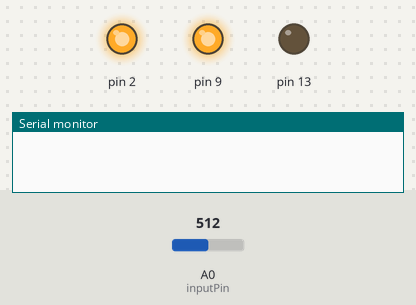
Simulated run of this sketch. Board: Arduino Uno, built with avr-gcc and run on an emulated ATmega328P. Shown: output pins drawn as LEDs (lit = HIGH), the last lines printed to the serial monitor. The inputs (shaded band) are chosen by the test bench; at power-on: A0 (inputPin) = 512.

Above: at 0.1 s.
At 1.1 s:
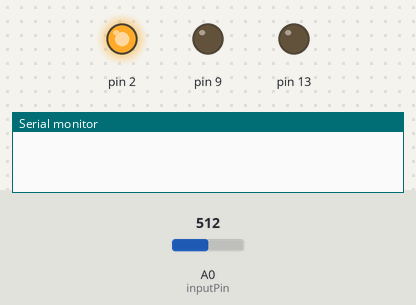
At 6.8 s:
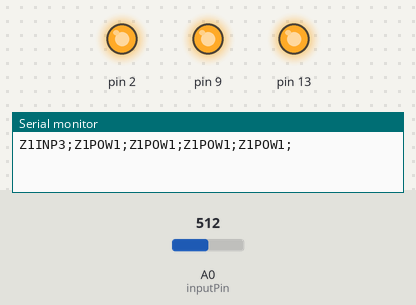
Timing chart, 0 to 8.3 s (numbered marks = the images above):
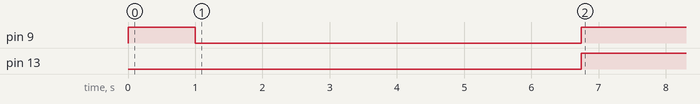

The sketch:

master.ino
```cpp
const int numReadings = 150;

long readings[numReadings];      // the readings from the analog input
long readIndex = 0;              // the index of the current reading
long total = 0;                  // the running total
long average = 0;                // the average
boolean music_playing = 0;
int inputPin = A0;
int threshold = 250;

void setup()

{
  Serial.begin(115200);
  pinMode(13,OUTPUT);
  pinMode(2,OUTPUT);
  pinMode(9,OUTPUT);
  digitalWrite(13,LOW);
  digitalWrite(2,HIGH);
  digitalWrite(9,HIGH);
  delay(1000);
  digitalWrite(9,LOW);
  // initialize all the readings to 0:
  for (int thisReading = 0; thisReading < numReadings; thisReading++) {
    readings[thisReading] = 0;
  }
  delay(5000);
}

void loop()

{
  get_audio_reading();

  if(average > threshold)
  {
    digitalWrite(13,HIGH);
    digitalWrite(9,HIGH);

    if(music_playing == 0)
    {
      turn_on_power();
      music_playing = 1;
    }
  }
  if(average < threshold)
  {
    digitalWrite(13,LOW);
    digitalWrite(9,LOW);

    if(music_playing == 1)
    {
      music_playing = 0;
    }
  }
  delay(10);        // delay in between reads for stability
}

void turn_on_power()
{
   //Input gets sent first, if unit is already on
   Serial.print("Z1INP3;");
   delay(10);
   Serial.write( '\r' );
   //Multiple power on commands are sent just to make sure they get there
   Serial.print("Z1POW1;");
   delay(10);
   Serial.print("Z1POW1;");
   Serial.write( '\r' );
   delay(100);
   Serial.print("Z1POW1;");
   delay(10);
   Serial.print("Z1POW1;");
   Serial.write( '\r' );
   delay(7000);
   //A delay of 7 seconds is added before the input command, if the unit was off
   Serial.print("Z1INP3;");
   delay(10);
   Serial.write( '\r' );
}

void get_audio_reading()
{

  // subtract the last reading:
  total = total - readings[readIndex];
  // read from the sensor:
  readings[readIndex] = analogRead(inputPin);
  // add the reading to the total:
  total = total + readings[readIndex];
  // advance to the next position in the array:
  readIndex = readIndex + 1;

  // if we're at the end of the array...
  if (readIndex >= numReadings) {
    // ...wrap around to the beginning:
    readIndex = 0;
  }
  // calculate the average:
  average = total / numReadings;
}
```

Measured:
- by itself, pin 9: HIGH → LOW at 1.0 s, → HIGH 5.7 s later
- by itself, pin 13: LOW → HIGH at 6.7 s
